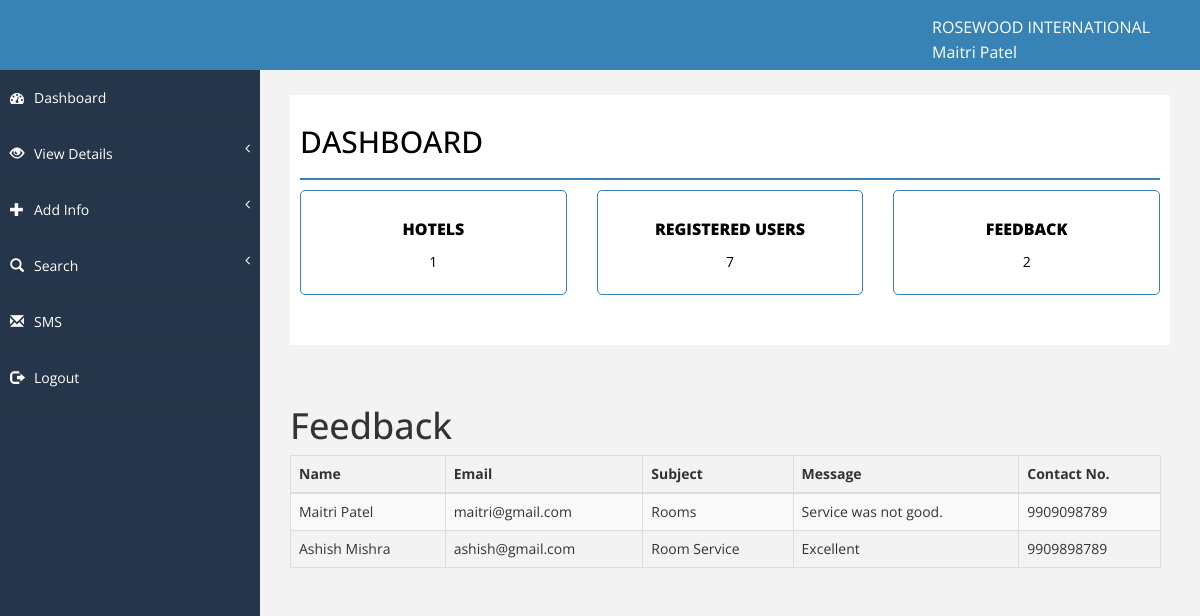
The page /admin/dashboard.php (signed in) on the database its author committed.
### tables this page shows
CREATE TABLE IF NOT EXISTS `employee` (
  `emp_id` int(20) NOT NULL,
  `first_name` varchar(25) NOT NULL,
  `last_name` varchar(25) NOT NULL,
  `address` text NOT NULL,
  `city` varchar(50) NOT NULL,
  `state` varchar(50) NOT NULL,
  `country` varchar(50) NOT NULL,
  `dob` date NOT NULL,
  `gender` varchar(50) NOT NULL,
  `maritial_status` varchar(50) NOT NULL,
  `mobile_no` bigint(50) NOT NULL,
  `designation` varchar(50) NOT NULL,
  `salary` varchar(20) NOT NULL,
  `branch_city` varchar(50) NOT NULL,
  `email` varchar(50) NOT NULL,
  `u_name` varchar(50) NOT NULL,
  `password` varchar(50) NOT NULL,
  `join_date` date NOT NULL,
  `status` varchar(20) NOT NULL
);

CREATE TABLE IF NOT EXISTS `feedback` (
  `name` varchar(50) NOT NULL,
  `email` varchar(50) NOT NULL,
  `subject` varchar(50) NOT NULL,
  `message` varchar(100) NOT NULL,
  `contact_no` bigint(100) NOT NULL
);

### admin/function.php (called while the page is built, shortened)
<?php
function connection(){
    try{
        $con = mysqli_connect("localhost","root","mysql","hoteldb");
    }catch(Exception $e){
        echo $e->getMessage();
    }
    return $con;
}
function selectbyusername($u_name){
    try {
        $con = connection();
        $selectalldata = "SELECT * from employee where u_name='".$u_name."'";
        $result = mysqli_query($con, $selectalldata);
        $row = mysqli_fetch_array($result,MYSQLI_ASSOC);
    } catch (Exception $e) {
        echo 'Message: ' .$e->getMessage();
    }
    return $row;
}
function counttablerows($table){
    try {
        $con = connection();
        $selectalldata = "SELECT * from $table";
        $result = mysqli_query($con, $selectalldata);
        $row = mysqli_num_rows($result);
    } catch (Exception $e) {
        echo 'Message: ' .$e->getMessage();
    }
    return $row;
}
function selectalldataby($table){
    try {
        $con = connection();
        $selectalldata = "SELECT * from $table";
        $result = mysqli_query($con, $selectalldata);
        $row = mysqli_fetch_all($result,MYSQLI_ASSOC);
    } catch (Exception $e) {
        echo 'Message: ' .$e->getMessage();
    }
    return $row;
}

### admin/dashboard.php (the view, shortened to what this page needs)
<?php
include('header.php');
$feedbackdata_data = selectalldataby("feedback");
?>
<div id="page-wrapper">
    <div id="page-inner">
        <div class="row">
            <div class="col-md-12">
                <h1 class="page-head-line">DASHBOARD</h1>
            </div>
        </div>
        <div class="row">
		<div class="col-md-4">
                <div class="main-box mb-dull">
                    <a href="#">
                        <h5>Hotels</h5>
                        <?php echo counttablerows("hotels");
                        ?>
                    </a>
                </div>
            </div>
            <div class="col-md-4">
                <div class="main-box mb-dull">
                    <a href="#">
                        <h5>Registered Users</h5>
                        <?php echo counttablerows("registration");
                        ?>
                    </a>
                </div>
            </div>
            <div class="col-md-4">
                <div class="main-box mb-pink">
                    <a href="#">
                        <h5>Feedback</h5>
                        <?php echo counttablerows("feedback"); ?>
                    </a>
                </div>
            </div>
        </div>
        </div>
        <hr/>
        <div class="row">
            <div class="col-md-8">
                <div class="table-responsive">
                    <h1>Feedback</h1>
                    <table class="table table-striped table-bordered table-hover">
                        <thead>
                        <tr>
                            <th>Name</th>
                            <th>Email</th>
                            <th>Subject</th>
                            <th>Message</th>
                            <th>Contact No.</th>
                        </tr>
                        </thead>
                        <tbody><?php
                        foreach ($feedbackdata_data as $feedback_col => $feedback_val) {
                            ?>
                            <tr>
                                <td><?php echo $feedback_val['name']; ?></td>
                                <td><?php echo $feedback_val['email']; ?></td>
                                <td><?php echo $feedback_val['subject']; ?></td>
                                <td><?php echo $feedback_val['message']; ?></td>
                                <td><?php echo $feedback_val['contact_no']; ?></td>
                            </tr>
                            <?php
                        }
                        ?>
                        </tbody>
                    </table>
                </div>
            </div>
        </div>
    </div>
</div>
</body>
</html>

### admin/header.php (shortened to what this page needs)
<?php
include("function.php");
$data = selectbyusername($_SESSION['u_name']);
?>
<!DOCTYPE html>
<html xmlns="http://www.w3.org/1999/xhtml">
<head>
  <link rel="stylesheet" href="https://maxcdn.bootstrapcdn.com/bootstrap/3.3.7/css/bootstrap.min.css">
    <link href="assets/css/bootstrap.css" rel="stylesheet" />
    <link href="assets/css/font-awesome.css" rel="stylesheet" />
    <link href="assets/css/basic.css" rel="stylesheet" />
    <link href="assets/css/custom.css" rel="stylesheet" />
</head>
<body>
    <div id="wrapper">
        <nav class="navbar navbar-default navbar-cls-top " role="navigation" style="margin-bottom: 0">
            <div class="navbar-header">
<a class="navbar-brand" href="dashboard.php"></a>
            </div>
            <div class="header-right">
                ROSEWOOD INTERNATIONAL</br>
				<?php
            echo  $data['first_name'] . " ". $data['last_name'];            ?>
            </div>
        </nav>
        <nav class="navbar-default navbar-side" role="navigation">
            <div class="sidebar-collapse">
                <ul class="nav" id="main-menu">
                    <li>
                        <a class="active-menu" href="dashboard.php"><i class="fa fa-dashboard "></i>Dashboard</a>
                    </li>
                    <li>
                        <a href="#"><i class="	glyphicon glyphicon-eye-open"></i>View Details<span class="fa arrow"></span></a>
                    </li>
                    <li>
                        <a href="#"><i class="glyphicon glyphicon-plus"></i>Add Info<span class="fa arrow"></span></a>
                    </li>
					<li>
                        <a href="#"><i class="glyphicon glyphicon-search"></i>Search<span class="fa arrow"></span></a>
                    </li>
                    <li>
                        <a href="sms.php"><i class="glyphicon glyphicon-envelope"></i>SMS</a>
                    </li>
                    <li>
                        <a href="logout.php"><i class="glyphicon glyphicon-log-out"></i>Logout</a>
                    </li>
                </ul>
            </div>
        </nav>

### admin/assets/css/basic.css (style rules this page uses)
body { font-family: 'Open Sans', sans-serif; line-height:25px; }
#wrapper { width: 100%; background: #25364A; }
#page-wrapper { padding: 15px 15px; min-height: 600px; background: #F3F3F3; }
#page-inner { width: 100%; margin: 10px 20px 10px 0px; background-color: #fff!important; padding: 10px; }
.page-head-line { font-size: 30px; text-transform: uppercase; color: #000; font-weight: 500; padding-bottom: 20px; border-bottom: 2px solid #3783B5; margin-bottom: 10px; }
.navbar-cls-top .navbar-brand { color: white; background: #25364A; width: 260px; text-align: center; height: 75px; font-size: 20px; letter-spacing: 1px; font-weight: 20; padding-top: 25px; text-transform:uppercase; position: absolute; }
.header-right { color: white; padding: 15px 50px 5px 50px; float: right; font-size: 16px; }
.active-menu { background-color: #25364A!important; }
.arrow { float: right; }
.fa.arrow:before { content: "\f104"; }
.sidebar-collapse, .sidebar-collapse .nav { background: none; }
.sidebar-collapse .nav { padding: 0; }
.sidebar-collapse .nav > li > a { color: white; background: #25364A; text-shadow: none; padding: 15px 40px; border-bottom: 1px solid #2F2E31; }
.sidebar-collapse > .nav > li > a { padding: 15px 10px; }
.navbar-side { border: none; background-color: #25364A; }
.navbar-cls-top { background: #3783B5; border-bottom: none; }
.navbar-default { border: 0px solid black; }
.navbar-header { background: #25364A; }
.nav > li > a > i { margin-right: 10px; }
@media (min-width:768px) { #page-wrapper { margin: 0 0 0 260px; padding: 15px 30px; min-height: 1200px; } }
@media (min-width:768px) { .navbar-side { z-index: 1; position: absolute; width: 260px; } }
@media (min-width:768px) { .navbar { border-radius: 0px; } }

### admin/assets/css/custom.css (style rules this page uses)
.main-box a,.main-box a:hover { color:black; text-decoration:none; }
.mb-dull { background-color:white; border: 1px solid #3783B5; }
.mb-pink { background-color: white; border: 1px solid #3783B5; }
.main-box h5 { font-size:16px; font-weight:800; text-transform:uppercase; }

### rows shown on the page
employee: first_name "Maitri", last_name "Patel"
feedback: name "Maitri Patel", email "maitri@gmail.com", subject "Rooms", message "Service was not good.", contact_no "9909098789"
feedback: name "Ashish Mishra", email "ashish@gmail.com", subject "Room Service", message "Excellent", contact_no "9909898789"

### other values the page prints
counttablerows("hotels") "1"
counttablerows("registration") "7"
counttablerows("feedback") "2"
